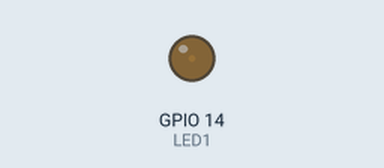
Bench run of a sketch on a simulated ESP32. On the bench: output pins drawn as LEDs (lit = HIGH).

Above: at 0.05 s.
At 0.95 s:
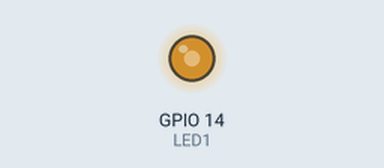
At 1.4 s:
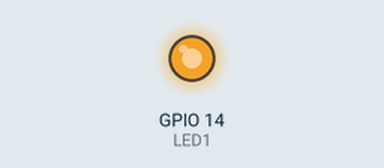
At 2.75 s:
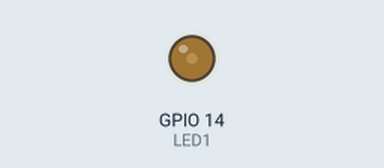
Timing chart, 0 to 7.0 s (numbered marks = the images above):
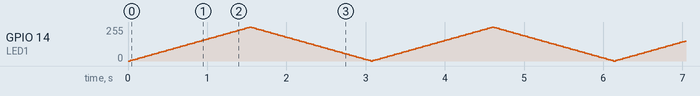

The sketch:

AutomationNode_-_ESP32_Led_driver.ino
```cpp
/*
 Automation Node
 Simple LED controller example

 This example uses the "Automation Node Rev 1" board to run a simple,
 5-channel LED-strip controller.

 Assumptions:

 - Feather ESP32 installed on the given headers (IC6)
 - external 12V supply, with enough capacity for the LED strips hooked up
 - a 5V regulator for the ESP32 (Rev 1 board only has vias for external 5V regulator)

 */

 const int LED1 = 14;
 const int LED2 = 32;
 const int LED3 = 15;
 const int LED4 = 33;
 const int LED5 = 27;


// create PWM channels for ESP32
#define LEDC_CHANNEL_1     0
#define LEDC_CHANNEL_2     1
#define LEDC_CHANNEL_3     2
#define LEDC_CHANNEL_4     3
#define LEDC_CHANNEL_5     4

// use 13 bit precission for LEDC timer
#define LEDC_TIMER_13_BIT  13

// use 5000 Hz as a LEDC base frequency
#define LEDC_BASE_FREQ     5000

int brightness = 0;    // how bright the LED is
int fadeAmount = 5;    // how many points to fade the LED by

// Arduino like analogWrite
// value has to be between 0 and valueMax
void ledcAnalogWrite(uint8_t channel, uint32_t value, uint32_t valueMax = 255) {
  // calculate duty, 8191 from 2 ^ 13 - 1
  uint32_t duty = (8191 / valueMax) * min(value, valueMax);

  // write duty to LEDC
  ledcWrite(channel, duty);
}

void setup() {
  // Setup timers and attach timer to the led pins
  ledcSetup(LEDC_CHANNEL_1, LEDC_BASE_FREQ, LEDC_TIMER_13_BIT);
  ledcAttachPin(LED1, LEDC_CHANNEL_1);
}

void loop() {
  // set the brightness on LEDC channel 0
  ledcAnalogWrite(LEDC_CHANNEL_1, brightness);

  // change the brightness for next time through the loop:
  brightness = brightness + fadeAmount;

  // reverse the direction of the fading at the ends of the fade:
  if (brightness <= 0 || brightness >= 255) {
    fadeAmount = -fadeAmount;
  }
  // wait for 30 milliseconds to see the dimming effect
  delay(30);
}
```
